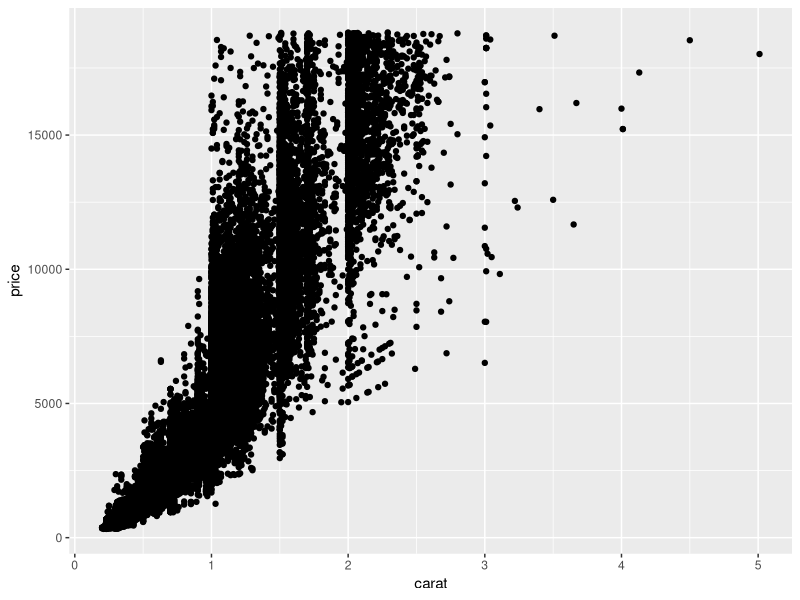
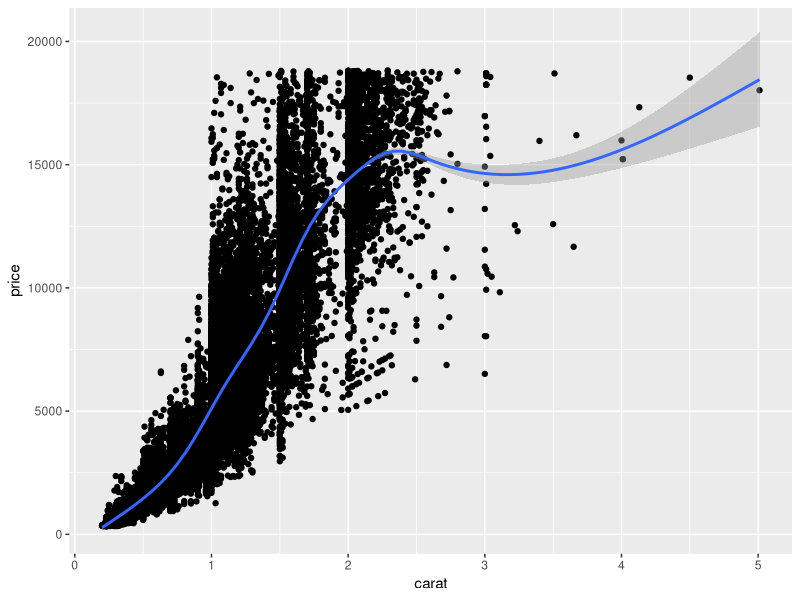
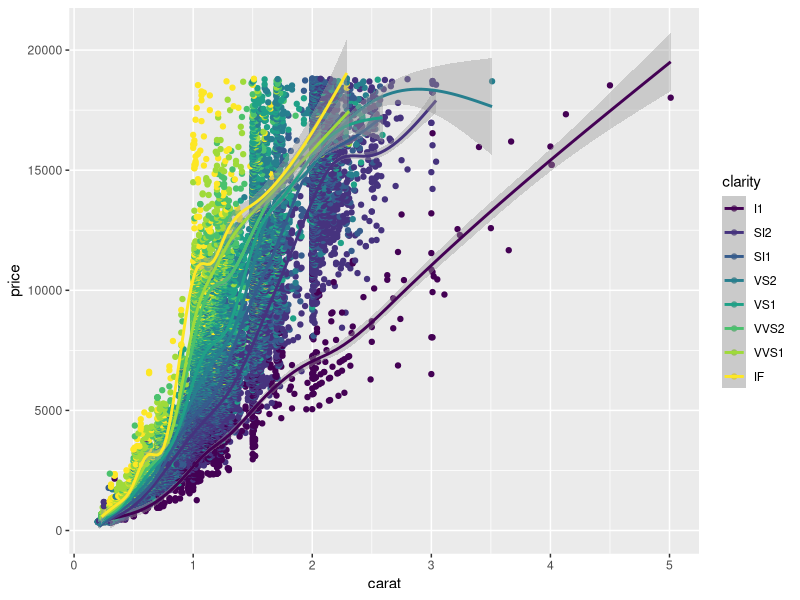
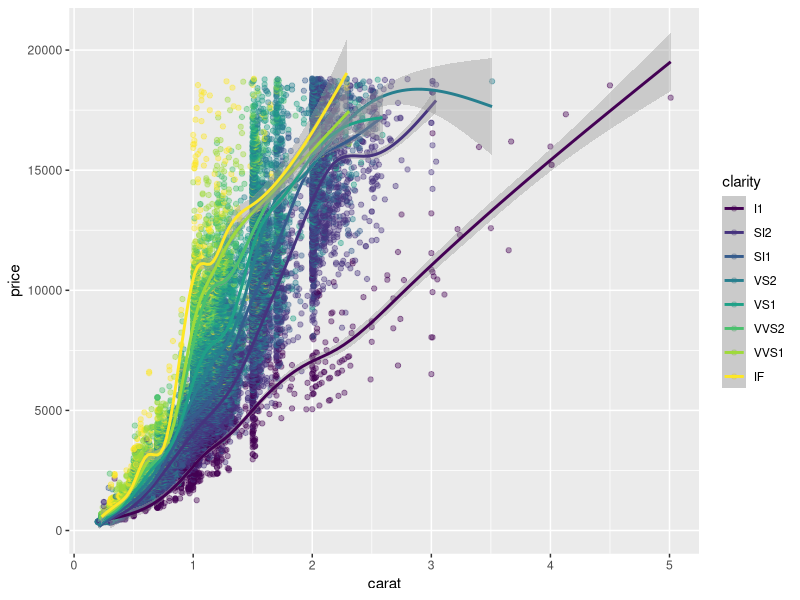
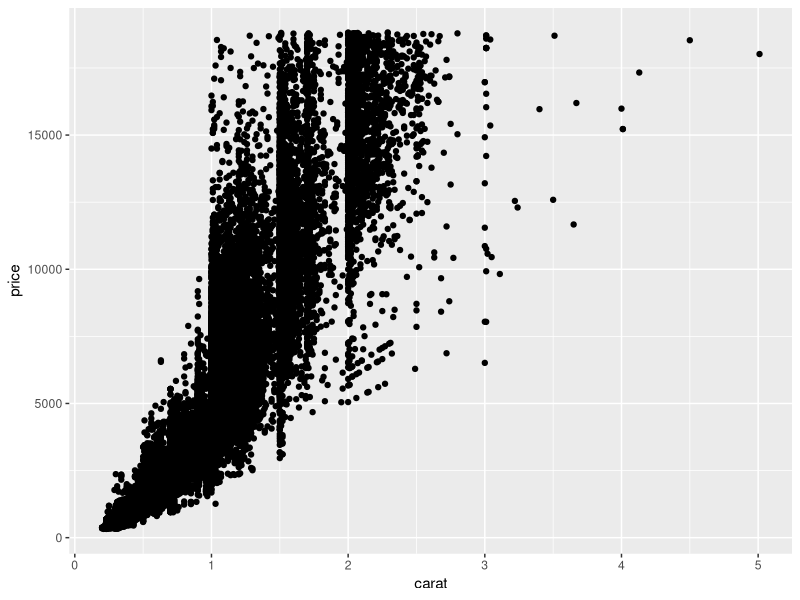
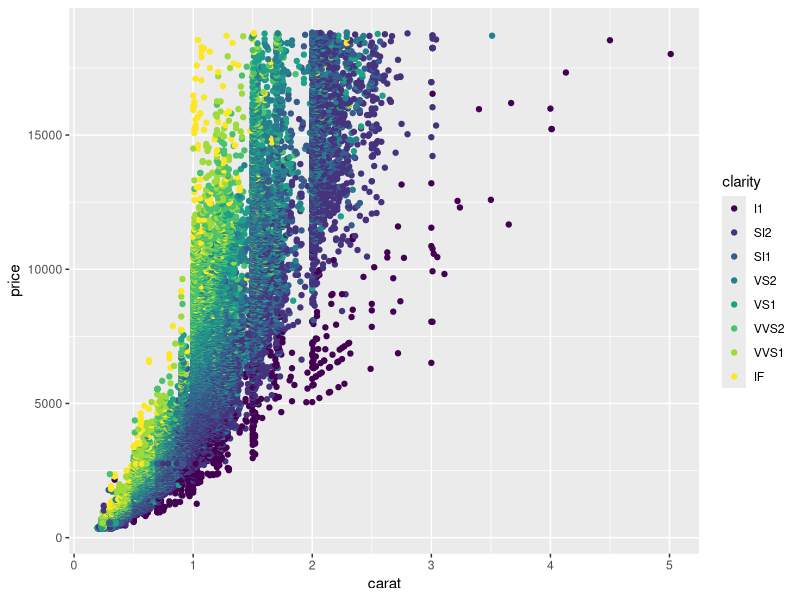
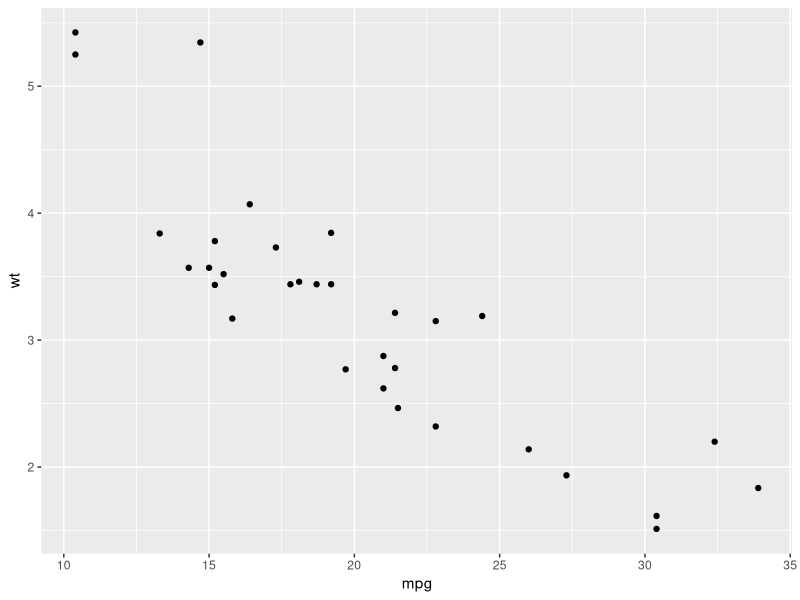
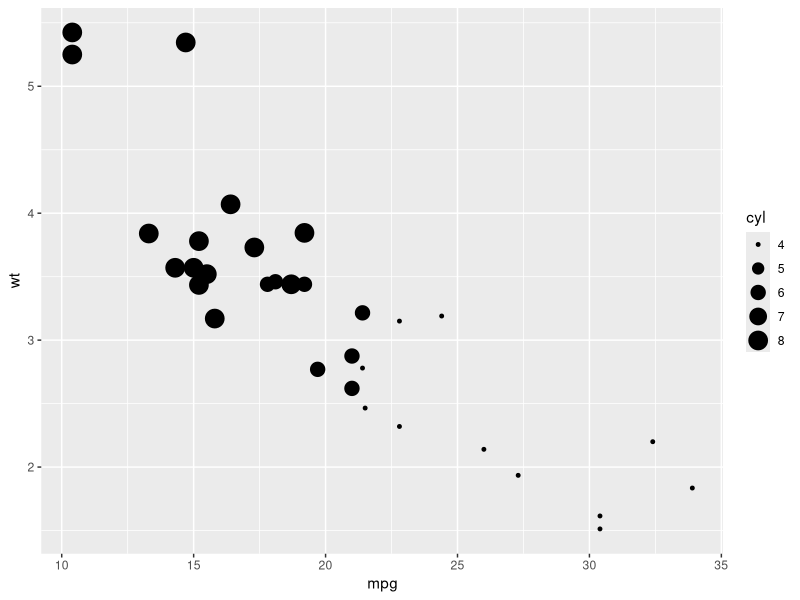

R code for these plots, in order:
## ---- chunk 1
# install ggplot2

# load ggplot2
library(ggplot2)
## ---- chunk 2
# explore the built in dataset 'diamonds'
str(diamonds)
## ---- chunk 3
# look up information on the dataset 'diamonds'
?diamonds
## ---- chunk 4
head(diamonds)
## ---- chunk 5
# Create a plot where x = carat, y = price and geometry = geom_point()

ggplot(diamonds, aes(carat, price)) + 
  geom_point()
## ---- chunk 6
# Add a smooth geom to the plot

ggplot(diamonds, aes(carat, price)) + 
  geom_point() +
  geom_smooth()

## ---- chunk 7
# Map the color aesthetic to clarity

ggplot(diamonds, aes(carat, price, color = clarity)) +
  geom_point() +
  geom_smooth()
## ---- chunk 8
# Make the point 40% opaque by setting the alpha argument (inside geom_point) to 0.4. 
# Note this is an attribute vs an aesthetic. 
# Attributes are set in the geom layer and can overwrite your aesthetics

ggplot(diamonds, aes(carat, price, color = clarity)) +
  geom_point(alpha = 0.4) + 
  geom_smooth()
## ---- chunk 9
# Create a scatter plot using the diamonds dataset, plot price vs carat
# Save this plot to plt_price_v_carat - saving plots can be useful when adding plots together

plt_price_v_carat <- ggplot(diamonds, aes(carat, price)) 

# add the point layer to plt_price_v_carat

plt_price_v_carat + geom_point()

## ---- chunk 10
# map clarity to color inside of geom_point() and assign the plot to plt_price_vs_carat_by_clarity

plt_price_vs_carat_by_clarity <- plt_price_v_carat + geom_point(aes(color = clarity))
plt_price_vs_carat_by_clarity
## ---- chunk 11
# Explore data set
str(mtcars)
## ---- chunk 12
# Plot mpg vs weight in base layer. Save to variable plt

plt <- ggplot(mtcars, aes(mpg, wt))
## ---- chunk 13
# Add point layer

plt + geom_point()
## ---- chunk 14
# Map cylinder onto size

plt + geom_point(aes(size = cyl))
## ---- chunk 15
# Look at the legend for cylinder. Does something seem off? How would you fix it? 
# Hint: what are the typical cylinders for a car?

mtcars$fcyl <- as.factor(mtcars$cyl)
## ---- chunk 16
# Map cylinder onto size again

plt <- ggplot(mtcars, aes(mpg, wt))
plt + geom_point(aes(size = fcyl))
## ---- chunk 17
# Map cylinder (as a factor) to alpha instead of size
plt + geom_point(aes(alpha = fcyl))
## ---- chunk 18
# Map cylinder to shape
plt + geom_point(aes(shape = fcyl))
## ---- chunk 19
# Map cylinder to label (hint: need to use different geom)
plt + geom_text(aes(label = fcyl))
## ---- chunk 20
# set markers equal to specific color
# HEX codes are easy to use in R - pick a hex code and set it equal to  'color'
# Additionally set alpha to 0.75

plt + geom_point(color = "#2A9D8F", alpha = 0.75)

## ---- chunk 21
# An different way to set a specific color to to have the color to a variable. 
# Save your color to the variable my_color and then use in your geom layer

my_color = "#2A9D8F"

plt + geom_point(color = my_color, alpha = 0.75)
## ---- chunk 22
# add a shape equals 1 to the geom layer
plt + geom_point(shape = 1, color = my_color)
## ---- chunk 23
# Map color to cylinder and add a geom_smooth layer in gray
plt + geom_point(shape = 1, aes(color = fcyl)) +
  geom_smooth(color = 'gray')
## ---- chunk 24
# ggplot of x= wt, y = mpg, color = cylinder (as factor)
# geom_point with alpha = 0.5

ggplot(mtcars, aes(wt, mpg, color = fcyl)) +
  geom_point(alpha = 0.5)
## ---- chunk 25
# Add text layer where label equals rownames in dark blue
ggplot(mtcars, aes(wt, mpg, color = fcyl)) +
  geom_point(alpha = 0.5) +
  geom_text(label = rownames(mtcars), color = "dark blue")
## ---- chunk 26
# At the geom_point set shape equal to 24 and color = yellow
ggplot(mtcars, aes(wt, mpg, color = fcyl)) +
  geom_point(alpha = 0.5, shape = 24, color = 'yellow') +
  geom_text(label = rownames(mtcars), color = "dark blue")
## ---- chunk 27

# Randomly select 50 observations from diamonds

# Set seed for reproducibility
set.seed(123)

# Random sample
d2 <- diamonds[sample(1:nrow(diamonds), 50), ]

## ---- chunk 28
# Create a scatter plot of cut (factor) vs carat

ggplot(d2, aes(carat, cut)) +
  geom_point()
## ---- chunk 29
# Switch the x and y axes

ggplot(d2, aes(cut, carat)) + 
  geom_point()
## ---- chunk 30
# Create a scatter plot of price vs carat and map cut to color

ggplot(d2, aes(carat, price, color = cut)) +
  geom_point()
## ---- chunk 31
# look up the different shapes availability in ggplot2. Change the marker shape to an open circle. Also set the size of the marker to 1

?points()

ggplot(d2, aes(carat, price, color = cut)) +
  geom_point(shape = 1, size = 1)
## ---- chunk 32
# Take the previous plot, change the shape to 21 and the transparency to 0.6 (60%)

ggplot(d2, aes(carat, price, fill = cut)) +
  geom_point(shape = 21, size = 1, alpha = 0.6)

## ---- chunk 33
# in the ggplot() aesthetics map color to color

ggplot(d2, aes(carat, price, fill = cut, color = color)) +
  geom_point(shape = 21, size = 1, alpha = 0.6)
## ---- chunk 34


